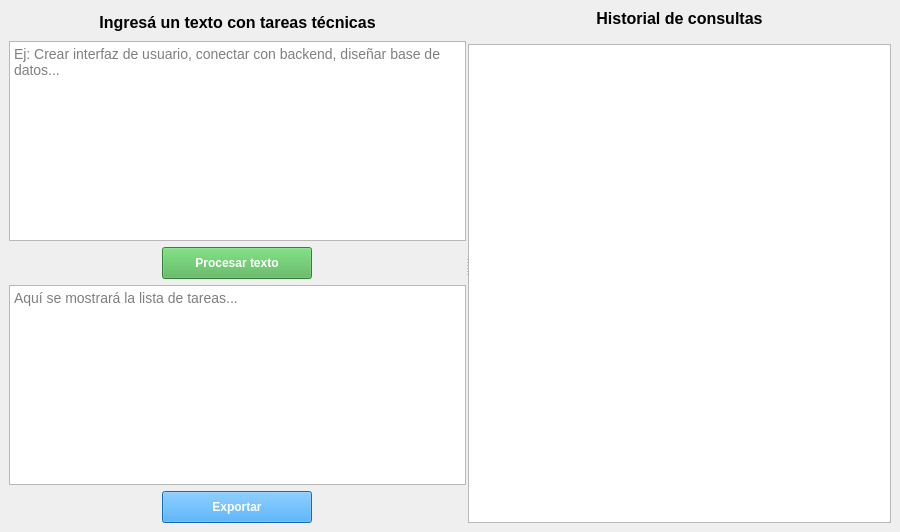
<?xml version="1.0" encoding="UTF-8"?>
<ui version="4.0">
 <class>PromptWindow</class>
 <widget class="QMainWindow" name="PromptWindow">
  <property name="geometry">
   <rect>
    <x>0</x>
    <y>0</y>
    <width>900</width>
    <height>532</height>
   </rect>
  </property>
  <property name="windowTitle">
   <string>Procesador de Texto Técnico</string>
  </property>
  <widget class="QWidget" name="centralwidget">
   <layout class="QHBoxLayout" name="horizontalLayout">
    <item>
     <widget class="QSplitter" name="splitter">
      <property name="orientation">
       <enum>Qt::Horizontal</enum>
      </property>
      <property name="handleWidth">
       <number>2</number>
      </property>
      <widget class="QWidget" name="leftWidget">
       <layout class="QVBoxLayout" name="verticalLayout">
        <item>
         <widget class="QLabel" name="labelTitulo">
          <property name="styleSheet">
           <string notr="true">font-size: 16px; font-weight: bold;</string>
          </property>
          <property name="text">
           <string>Ingresá un texto con tareas técnicas</string>
          </property>
          <property name="alignment">
           <set>Qt::AlignCenter</set>
          </property>
         </widget>
        </item>
        <item>
         <widget class="QTextEdit" name="inputPrompt">
          <property name="minimumSize">
           <size>
            <width>0</width>
            <height>200</height>
           </size>
          </property>
          <property name="maximumSize">
           <size>
            <width>16777215</width>
            <height>200</height>
           </size>
          </property>
          <property name="styleSheet">
           <string notr="true">font-size: 14px;</string>
          </property>
          <property name="placeholderText">
           <string>Ej: Crear interfaz de usuario, conectar con backend, diseñar base de datos...</string>
          </property>
         </widget>
        </item>
        <item alignment="Qt::AlignHCenter">
         <widget class="QPushButton" name="btnProcesar">
          <property name="minimumSize">
           <size>
            <width>150</width>
            <height>0</height>
           </size>
          </property>
          <property name="maximumSize">
           <size>
            <width>150</width>
            <height>16777215</height>
           </size>
          </property>
          <property name="styleSheet">
           <string notr="true">
                      padding: 8px;
                      font-weight: bold;
                      background-color: #4CAF50;
                      color: white;
                    </string>
          </property>
          <property name="text">
           <string>Procesar texto</string>
          </property>
         </widget>
        </item>
        <item>
         <widget class="QTextEdit" name="resultadoTexto">
          <property name="minimumSize">
           <size>
            <width>0</width>
            <height>200</height>
           </size>
          </property>
          <property name="maximumSize">
           <size>
            <width>16777215</width>
            <height>200</height>
           </size>
          </property>
          <property name="styleSheet">
           <string notr="true">font-size: 14px;</string>
          </property>
          <property name="readOnly">
           <bool>true</bool>
          </property>
          <property name="placeholderText">
           <string>Aquí se mostrará la lista de tareas...</string>
          </property>
         </widget>
        </item>
        <item alignment="Qt::AlignHCenter|Qt::AlignVCenter">
         <widget class="QPushButton" name="btnExportar">
          <property name="minimumSize">
           <size>
            <width>150</width>
            <height>0</height>
           </size>
          </property>
          <property name="maximumSize">
           <size>
            <width>150</width>
            <height>16777215</height>
           </size>
          </property>
          <property name="styleSheet">
           <string notr="true">
                      padding: 8px;
                      font-weight: bold;
                      background-color: #2196F3;
                      color: white;
                    </string>
          </property>
          <property name="text">
           <string>Exportar</string>
          </property>
         </widget>
        </item>
       </layout>
      </widget>
      <widget class="QWidget" name="rightWidget">
       <layout class="QVBoxLayout" name="verticalLayout_2">
        <item>
         <widget class="QLabel" name="labelHistorial">
          <property name="styleSheet">
           <string notr="true">font-size: 16px; font-weight: bold; padding-bottom: 10px;</string>
          </property>
          <property name="text">
           <string>Historial de consultas</string>
          </property>
          <property name="alignment">
           <set>Qt::AlignCenter</set>
          </property>
         </widget>
        </item>
        <item>
         <widget class="QTableWidget" name="tablaHistorial">
          <property name="editTriggers">
           <set>QAbstractItemView::NoEditTriggers</set>
          </property>
          <property name="alternatingRowColors">
           <bool>true</bool>
          </property>
          <property name="textElideMode">
           <enum>Qt::ElideNone</enum>
          </property>
          <property name="wordWrap">
           <bool>true</bool>
          </property>
         </widget>
        </item>
       </layout>
      </widget>
     </widget>
    </item>
   </layout>
  </widget>
 </widget>
 <resources/>
 <connections/>
</ui>
